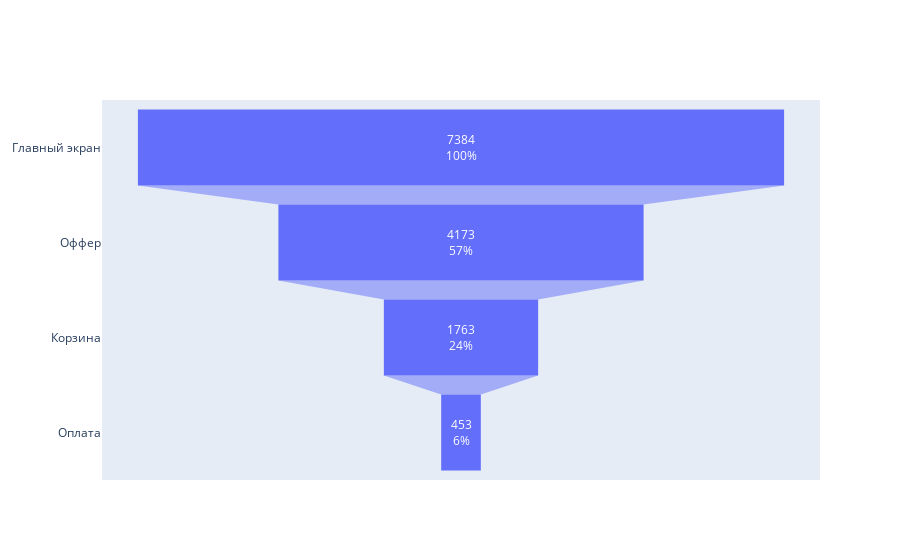

The code cell stored with this chart in its notebook:
### Code cell
# Построим график:
event_names = ['Главный экран', 'Оффер', 'Корзина', 'Оплата']
event_numbers = [main_screen, offer_screen, cart_screen, payment_screen]
data_clean_funnel_graph = go.Figure()
data_clean_funnel_graph.add_trace(
    go.Funnel(
        name = str(f'Воронка продаж'),
        y = event_names,
        x = event_numbers,
        textinfo = "value+percent initial"
        )
    )

data_clean_funnel_graph.show()

### Figure 1 — Plotly figure (JSON) as saved in the notebook; plotly's stock layout.template omitted (floating-point values rounded to 4 significant figures)
{"data": [{"name": "Воронка продаж", "textinfo": "value+percent initial", "type": "funnel", "x": [7384, 4173, 1763, 453], "y": ["Главный экран", "Оффер", "Корзина", "Оплата"]}], "layout": {}}
